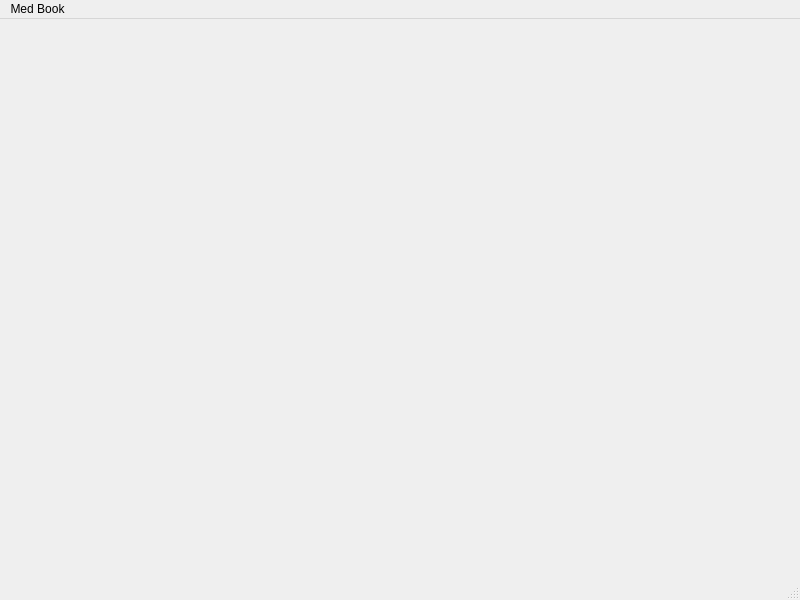
<?xml version="1.0" encoding="UTF-8"?>
<ui version="4.0">
 <class>MedBook</class>
 <widget class="QMainWindow" name="MedBook">
  <property name="geometry">
   <rect>
    <x>0</x>
    <y>0</y>
    <width>800</width>
    <height>600</height>
   </rect>
  </property>
  <property name="windowTitle">
   <string>MainWindow</string>
  </property>
  <widget class="QWidget" name="centralwidget">
   <widget class="QStackedWidget" name="stackedWidget">
    <property name="geometry">
     <rect>
      <x>0</x>
      <y>0</y>
      <width>800</width>
      <height>551</height>
     </rect>
    </property>
    <widget class="QWidget" name="page"/>
    <widget class="QWidget" name="page_2"/>
   </widget>
  </widget>
  <widget class="QMenuBar" name="menubar">
   <property name="geometry">
    <rect>
     <x>0</x>
     <y>0</y>
     <width>800</width>
     <height>22</height>
    </rect>
   </property>
   <widget class="QMenu" name="menuMed_Book">
    <property name="title">
     <string>Med Book</string>
    </property>
   </widget>
   <addaction name="menuMed_Book"/>
  </widget>
  <widget class="QStatusBar" name="statusbar"/>
 </widget>
 <resources/>
 <connections/>
</ui>
